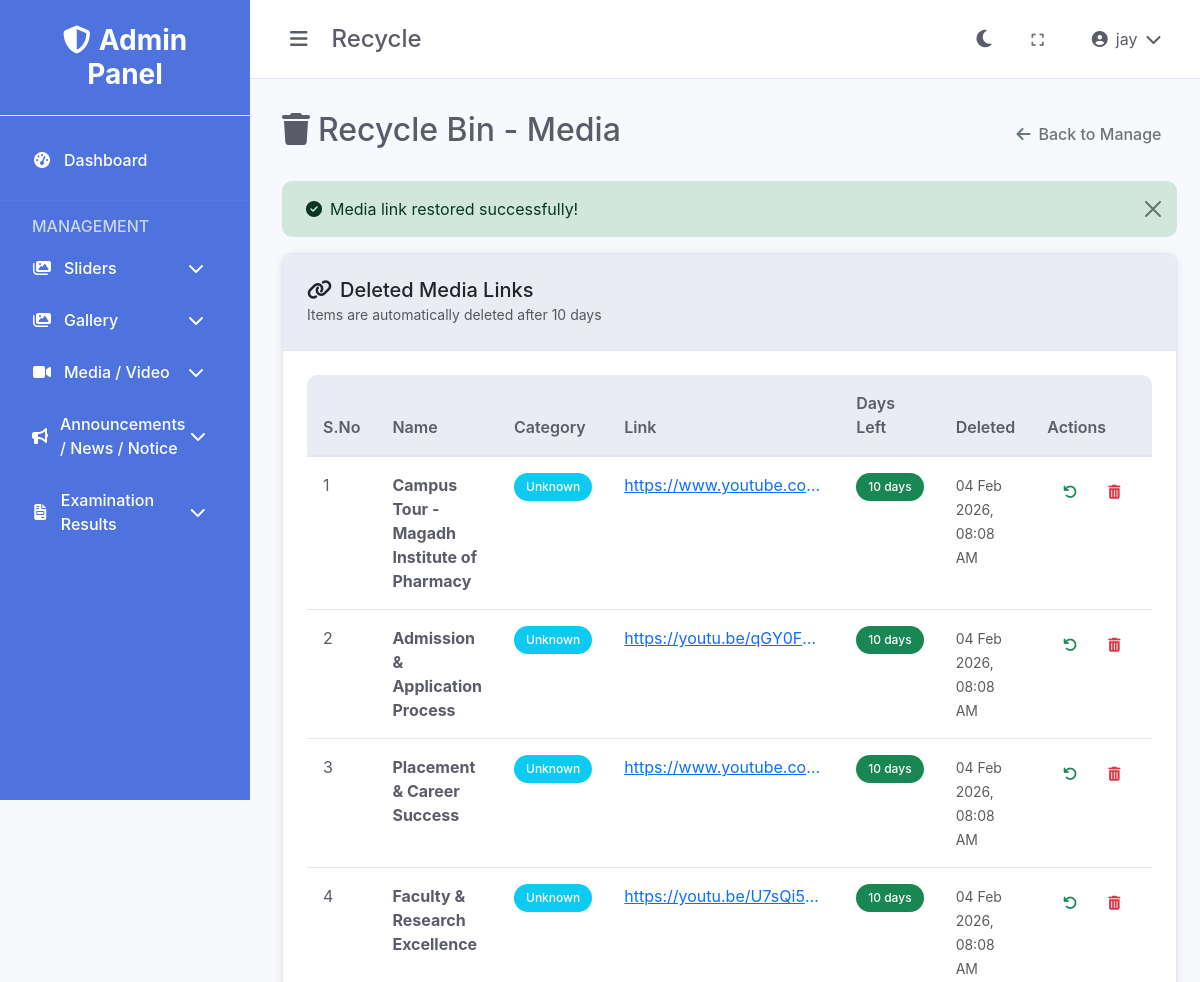
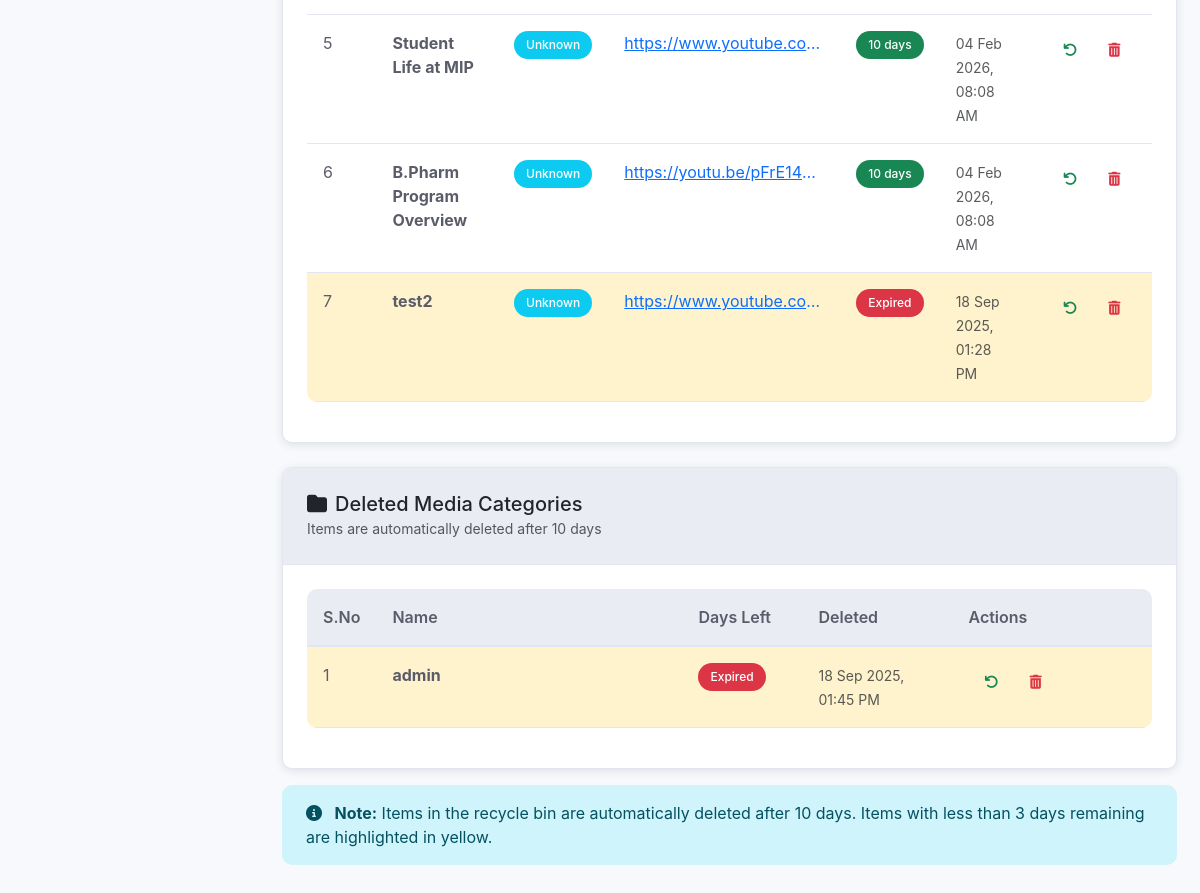
/media/recycle.php?restore_link=3 (signed in), run on the app's committed database (2 pictures, top to bottom).
### tables this page shows
CREATE TABLE IF NOT EXISTS `media_links_recycle` (
  `id` int(11) NOT NULL AUTO_INCREMENT,
  `original_id` int(11) DEFAULT NULL,
  `category_id` int(11) DEFAULT NULL,
  `name` varchar(255) NOT NULL,
  `link_url` text NOT NULL,
  `deleted_at` timestamp NOT NULL DEFAULT CURRENT_TIMESTAMP,
  `deleted_by` int(11) DEFAULT NULL,
  PRIMARY KEY (`id`),
  KEY `deleted_by` (`deleted_by`)
);

CREATE TABLE IF NOT EXISTS `media_categories_recycle` (
  `id` int(11) NOT NULL AUTO_INCREMENT,
  `original_id` int(11) DEFAULT NULL,
  `name` varchar(255) NOT NULL,
  `deleted_at` timestamp NOT NULL DEFAULT CURRENT_TIMESTAMP,
  `deleted_by` int(11) DEFAULT NULL,
  PRIMARY KEY (`id`),
  KEY `deleted_by` (`deleted_by`)
);

### includes/functions.php (called while the page is built, shortened)
<?php
function getBaseUrl() {
    $protocol = isset($_SERVER['HTTPS']) && $_SERVER['HTTPS'] === 'on' ? 'https' : 'http';
    $host = $_SERVER['HTTP_HOST'];
    $scriptPath = $_SERVER['SCRIPT_NAME'];
    $adminPanelPos = strpos($scriptPath, '/control-dashboard');
    if ($adminPanelPos !== false) {
        $basePath = substr($scriptPath, 0, $adminPanelPos + strlen('/control-dashboard'));
        $path = substr($basePath, 0, $adminPanelPos);
    } else {
        $path = '';
    }
    return $protocol . '://' . $host . $path;
}
function getAssetUrl($path = '') {
    $baseUrl = getBaseUrl();
    $adminPath = '/control-dashboard';
    $path = ltrim($path, '/');
    return $baseUrl . $adminPath . '/assets/' . $path;
}
function formatDate($date) {
    return date('d M Y, h:i A', strtotime($date));
}
?>

### media/recycle.php (the view, shortened to what this page needs)
<?php
require_once '../config/database.php';
require_once '../includes/functions.php';
$success = '';
if (isset($_GET['restore_link']) && is_numeric($_GET['restore_link'])) {
    $id = (int)$_GET['restore_link'];
    $sql = "SELECT * FROM media_links_recycle WHERE id = ?";
    $stmt = $conn->prepare($sql);
    $stmt->bind_param("i", $id);
    $stmt->execute();
    $result = $stmt->get_result();
    if ($result->num_rows == 1) {
        $link = $result->fetch_assoc();
        $restore_sql = "INSERT INTO media_links (link_id, category_id, name, link, status, created_at, updated_at) VALUES (?, ?, ?, ?, 'active', NOW(), NOW())";
        $restore_stmt = $conn->prepare($restore_sql);
        $restore_stmt->bind_param("iiss", $link['link_id'], $link['category_id'], $link['name'], $link['link']);
        if ($restore_stmt->execute()) {
            $delete_sql = "DELETE FROM media_links_recycle WHERE id = ?";
            $delete_stmt = $conn->prepare($delete_sql);
            $delete_stmt->bind_param("i", $id);
            if ($delete_stmt->execute()) {
                $success = "Media link restored successfully!";
            } else {
                $error = "Failed to remove from recycle bin!";
            }
        } else {
            $error = "Failed to restore link!";
        }
    } else {
        $error = "Link not found in recycle bin!";
    }
}
$links_sql = "SELECT mlr.*, mcr.name as category_name, DATEDIFF(NOW(), mlr.deleted_at) as days_in_bin
              FROM media_links_recycle mlr
              LEFT JOIN media_categories_recycle mcr ON mlr.category_id = mcr.id
              ORDER BY mlr.deleted_at DESC";
$links_result = $conn->query($links_sql);
if ($links_result === false) {
    $error = "Failed to fetch recycled links: " . $conn->error;
    $recycled_links = [];
} else {
    $recycled_links = $links_result->fetch_all(MYSQLI_ASSOC);
}
$categories_sql = "SELECT *, DATEDIFF(NOW(), deleted_at) as days_in_bin FROM media_categories_recycle ORDER BY deleted_at DESC";
$categories_result = $conn->query($categories_sql);
$recycled_categories = $categories_result->fetch_all(MYSQLI_ASSOC);
?>
<!DOCTYPE html>
<html lang="en">
<head>
    <link href="https://cdn.jsdelivr.net/npm/bootstrap@5.3.0/dist/css/bootstrap.min.css" rel="stylesheet">
    <link href="https://cdnjs.cloudflare.com/ajax/libs/font-awesome/6.4.0/css/all.min.css" rel="stylesheet">
    <link href="<?php echo getAssetUrl('css/style.css'); ?>" rel="stylesheet">
</head>
<body data-theme="light">
    <div class="admin-layout">
        <?php include $_SERVER['DOCUMENT_ROOT'] . '/mip310/control-dashboard/includes/sidebar.php'; ?>
        <div class="main-content">
            <?php include $_SERVER['DOCUMENT_ROOT'] . '/mip310/control-dashboard/includes/header.php'; ?>
            <div class="content">
                <div class="d-flex justify-content-between align-items-center mb-4">
                    <h2><i class="fas fa-trash me-2"></i>Recycle Bin - Media</h2>
                    <a href="manage-links.php" class="btn btn-outline-secondary">
                        <i class="fas fa-arrow-left me-2"></i>Back to Manage
                    </a>
                </div>
                <?php if ($success): ?>
                    <div class="alert alert-success alert-dismissible fade show" role="alert">
                        <i class="fas fa-check-circle me-2"></i><?php echo $success; ?>
                        <button type="button" class="btn-close" data-bs-dismiss="alert"></button>
                    </div>
                <?php endif; ?>
                <div class="card mb-4">
                    <div class="card-header">
                        <h5 class="mb-0"><i class="fas fa-link me-2"></i>Deleted Media Links</h5>
                        <small class="text-muted">Items are automatically deleted after 10 days</small>
                    </div>
                    <div class="card-body">
                        <?php if (empty($recycled_links)): ?>
                            <div class="text-center py-3">
                                <i class="fas fa-link fa-2x text-muted mb-2"></i>
                                <p class="text-muted mb-0">No deleted media links found.</p>
                            </div>
                        <?php else: ?>
                            <div class="table-responsive">
                                <table class="table table-hover">
                                    <thead>
                                        <tr>
                                            <th width="50">S.No</th>
                                            <th>Name</th>
                                            <th width="120">Category</th>
                                            <th>Link</th>
                                            <th width="120">Days Left</th>
                                            <th width="150">Deleted</th>
                                            <th width="200">Actions</th>
                                        </tr>
                                    </thead>
                                    <tbody>
                                        <?php foreach ($recycled_links as $index => $link): ?>
                                            <tr class="<?php echo $link['days_in_bin'] >= 7 ? 'table-warning' : ''; ?>">
                                                <td><?php echo $index + 1; ?></td>
                                                <td>
                                                    <strong><?php echo htmlspecialchars($link['name']); ?></strong>
                                                </td>
                                                <td>
                                                    <span class="badge bg-info"><?php echo htmlspecialchars($link['category_name'] ?: 'Unknown'); ?></span>
                                                </td>
                                                <td>
                                                    <a href="<?php echo htmlspecialchars($link['link_url']); ?>"
                                                       target="_blank" class="text-truncate d-inline-block"
                                                       style="max-width: 200px;" title="<?php echo htmlspecialchars($link['link_url']); ?>">
                                                        <?php echo htmlspecialchars($link['link_url']); ?>
                                                    </a>
                                                </td>
                                                <td>
                                                    <?php
                                                    $days_left = 10 - $link['days_in_bin'];
                                                    if ($days_left <= 0): ?>
                                                        <span class="badge bg-danger">Expired</span>
                                                    <?php elseif ($days_left <= 3): ?>
                                                        <span class="badge bg-warning"><?php echo $days_left; ?> days</span>
                                                    <?php else: ?>
                                                        <span class="badge bg-success"><?php echo $days_left; ?> days</span>
                                                    <?php endif; ?>
                                                </td>
                                                <td>
                                                    <small class="text-muted">
                                                        <?php echo formatDate($link['deleted_at']); ?>
                                                    </small>
                                                </td>
                                                <td>
                                                    <div class="btn-group" role="group">
                                                        <a href="?restore_link=<?php echo $link['id']; ?>"
                                                           class="btn btn-sm btn-outline-success"
                                                           title="Restore"
                                                           onclick="return confirm('Are you sure you want to restore this link?')">
                                                            <i class="fas fa-undo"></i>
                                                        </a>
                                                        <a href="?delete_link=<?php echo $link['id']; ?>"
                                                           class="btn btn-sm btn-outline-danger"
                                                           title="Permanently Delete"
                                                           onclick="return confirm('Are you sure you want to permanently delete this link? This action cannot be undone.')">
                                                            <i class="fas fa-trash-alt"></i>
                                                        </a>
                                                    </div>
                                                </td>
                                            </tr>
                                        <?php endforeach; ?>
                                    </tbody>
                                </table>
                            </div>
                        <?php endif; ?>
                    </div>
                </div>
                <div class="card">
                    <div class="card-header">
                        <h5 class="mb-0"><i class="fas fa-folder me-2"></i>Deleted Media Categories</h5>
                        <small class="text-muted">Items are automatically deleted after 10 days</small>
                    </div>
                    <div class="card-body">
                        <?php if (empty($recycled_categories)): ?>
                            <div class="text-center py-3">
                                <i class="fas fa-folder fa-2x text-muted mb-2"></i>
                                <p class="text-muted mb-0">No deleted media categories found.</p>
                            </div>
                        <?php else: ?>
                            <div class="table-responsive">
                                <table class="table table-hover">
                                    <thead>
                                        <tr>
                                            <th width="50">S.No</th>
                                            <th>Name</th>
                                            <th width="120">Days Left</th>
                                            <th width="150">Deleted</th>
                                            <th width="200">Actions</th>
                                        </tr>
                                    </thead>
                                    <tbody>
                                        <?php foreach ($recycled_categories as $index => $category): ?>
                                            <tr class="<?php echo $category['days_in_bin'] >= 7 ? 'table-warning' : ''; ?>">
                                                <td><?php echo $index + 1; ?></td>
                                                <td>
                                                    <strong><?php echo htmlspecialchars($category['name']); ?></strong>
                                                </td>
                                                <td>
                                                    <?php
                                                    $days_left = 10 - $category['days_in_bin'];
                                                    if ($days_left <= 0): ?>
                                                        <span class="badge bg-danger">Expired</span>
                                                    <?php elseif ($days_left <= 3): ?>
                                                        <span class="badge bg-warning"><?php echo $days_left; ?> days</span>
                                                    <?php else: ?>
                                                        <span class="badge bg-success"><?php echo $days_left; ?> days</span>
                                                    <?php endif; ?>
                                                </td>
                                                <td>
                                                    <small class="text-muted">
                                                        <?php echo formatDate($category['deleted_at']); ?>
                                                    </small>
                                                </td>
                                                <td>
                                                    <div class="btn-group" role="group">
                                                        <a href="?restore_category=<?php echo $category['id']; ?>"
                                                           class="btn btn-sm btn-outline-success"
                                                           title="Restore"
                                                           onclick="return confirm('Are you sure you want to restore this category?')">
                                                            <i class="fas fa-undo"></i>
                                                        </a>
                                                        <a href="?delete_category=<?php echo $category['id']; ?>"
                                                           class="btn btn-sm btn-outline-danger"
                                                           title="Permanently Delete"
                                                           onclick="return confirm('Are you sure you want to permanently delete this category? This action cannot be undone.')">
                                                            <i class="fas fa-trash-alt"></i>
                                                        </a>
                                                    </div>
                                                </td>
                                            </tr>
                                        <?php endforeach; ?>
                                    </tbody>
                                </table>
                            </div>
                        <?php endif; ?>
                    </div>
                </div>
                <div class="mt-3">
                    <div class="alert alert-info">
                        <i class="fas fa-info-circle me-2"></i>
                        <strong>Note:</strong> Items in the recycle bin are automatically deleted after 10 days.
                        Items with less than 3 days remaining are highlighted in yellow.
                    </div>
                </div>
            </div>
        </div>
    </div>
</body>
</html>

### data on the page
media_links_recycle: name "Campus Tour - Magadh Institute of Pharmacy", category_name "Unknown", link_url "https://www.youtube.co…", days_left "10", deleted_at "04 Feb 2026, 08:08 AM"
media_links_recycle: name "Admission & Application Process", category_name "Unknown", link_url "https://youtu.be/qGY0F…", days_left "10", deleted_at "04 Feb 2026, 08:08 AM"
media_links_recycle: name "Placement & Career Success", category_name "Unknown", link_url "https://www.youtube.co…", days_left "10", deleted_at "04 Feb 2026, 08:08 AM"
media_links_recycle: name "Faculty & Research Excellence", category_name "Unknown", link_url "https://youtu.be/U7sQi5…", days_left "10", deleted_at "04 Feb 2026, 08:08 AM"
media_links_recycle: name "Student Life at MIP", category_name "Unknown", link_url "https://www.youtube.co…", days_left "10", deleted_at "04 Feb 2026, 08:08 AM"
media_links_recycle: name "B.Pharm Program Overview", category_name "Unknown", link_url "https://youtu.be/pFrE14…", days_left "10", deleted_at "04 Feb 2026, 08:08 AM"
media_links_recycle: name "test2", category_name "Unknown", link_url "https://www.youtube.co…", shows "Expired", deleted_at "18 Sep 2025, 01:28 PM"
media_categories_recycle: name "admin", deleted_at "18 Sep 2025, 01:45 PM"

### other printed values
basename($_SERVER['PHP_SELF'], '.php') "Recycle"
$_SESSION['full_name'] "jay"
$success "Media link restored successfully!"
